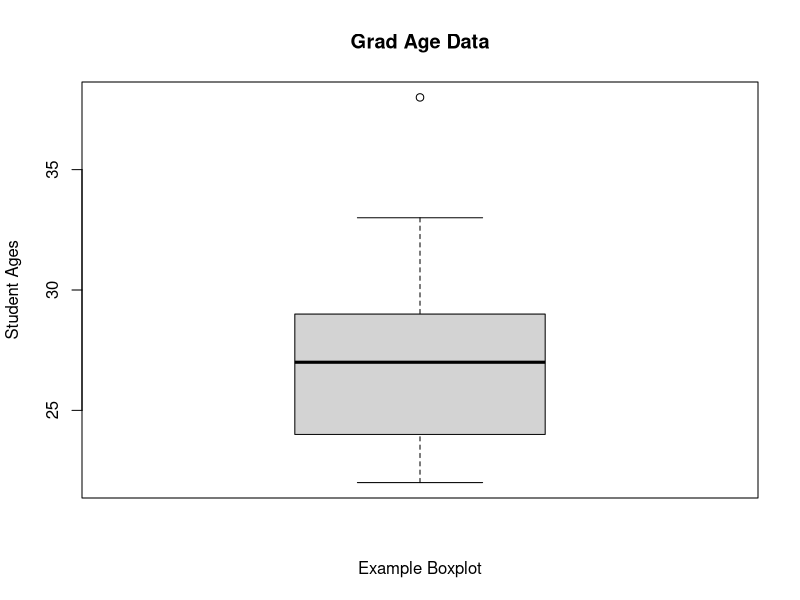
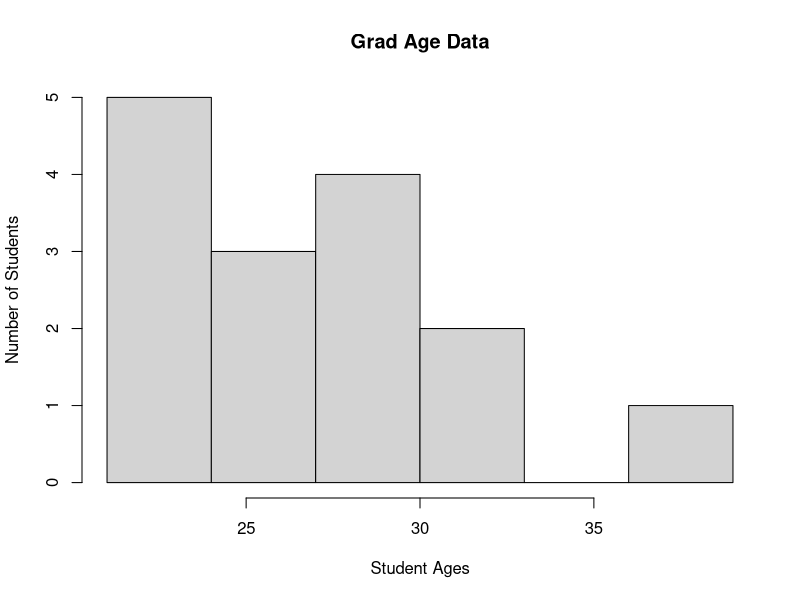
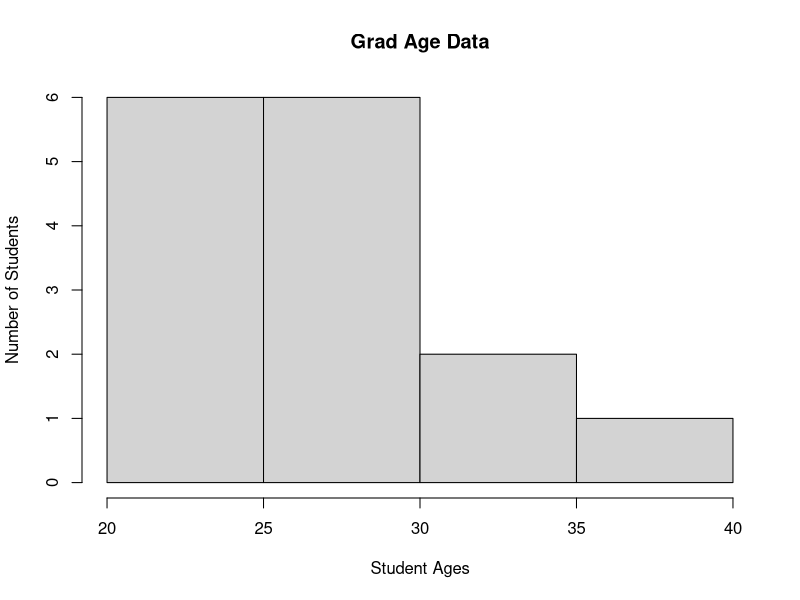
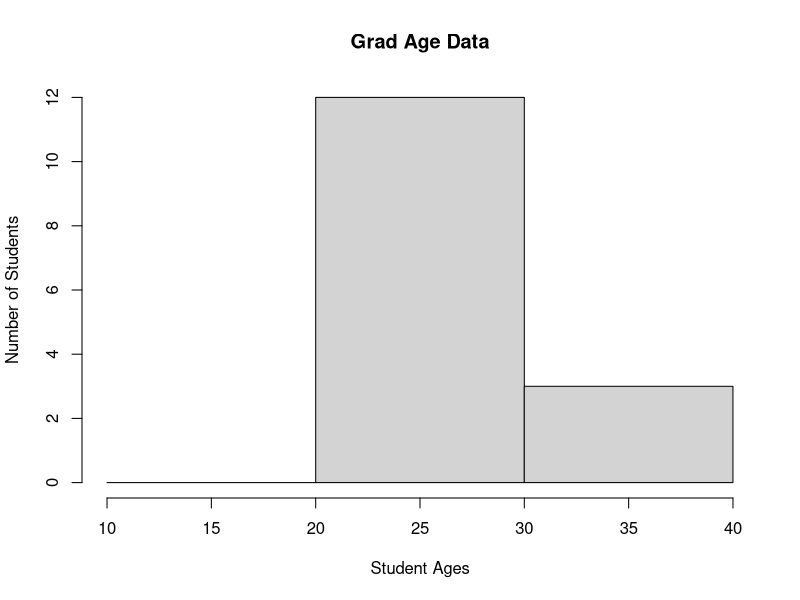

Write R code to recreate these figures, in order.
## ---- chunk 1
knitr::opts_chunk$set(echo = TRUE)
## ---- chunk 2
# This chunk is to illustrate some available options
## ---- chunk 3
2+2+5+6

## ---- chunk 4
grad_age <- data.frame(age = c(38, 26, 24, 25, 33, 22, 24,
                               27, 28, 28, 29, 22, 23, 29, 32),
                       pred_age = rep(x = 26, times = 15))
## ---- chunk 5
?boxplot


boxplot(x = grad_age$age, data = grad_age,
        main = "Grad Age Data", xlab = "Example Boxplot",
        ylab = "Student Ages")
## ---- chunk 6
?hist
hist(x = grad_age$age, data = grad_age,
     breaks = c(21, 24, 27, 30, 33, 36, 39),
     main = "Grad Age Data", xlab = "Student Ages",
        ylab = "Number of Students")

#showing different 'buckets' for break automatically created

hist(x = grad_age$age, data = grad_age,
          main = "Grad Age Data", xlab = "Student Ages",
        ylab = "Number of Students")
#10 wide buckets

hist(x = grad_age$age, data = grad_age,
     breaks = c(10,20,30,40),
     main = "Grad Age Data", xlab = "Student Ages",
        ylab = "Number of Students")



